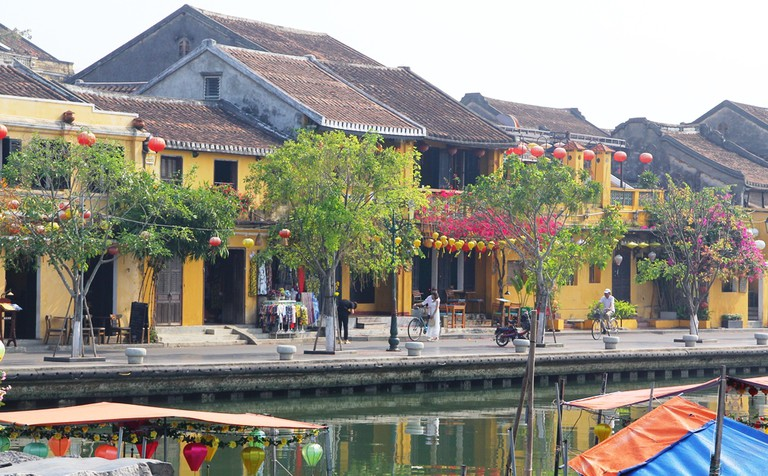
#> input picture Open_CV/assets/hoian.jpg, 768 x 476 px
$ python tutorial1.py
#> lines starting #> are read from the running program, lines starting #| are printed output that depends on the picture
import cv2

img = cv2.imread('./assets/hoian.jpg', -1)
#> img is the input picture: shape (476, 768, 3); mean B, G, R 132, 141.2, 143.7
'''
1, cv2.IMREAD_COLOR : Loads a color image. Any transparency of image will be neglected. It is the default flag.
0, cv2.IMREAD_GRAYSCALE : Loads image in grayscale mode
-1 ==default, cv2.IMREAD_UNCHANGED : Loads image as such including alpha channel
'''
img = cv2.resize(img, (400, 400))
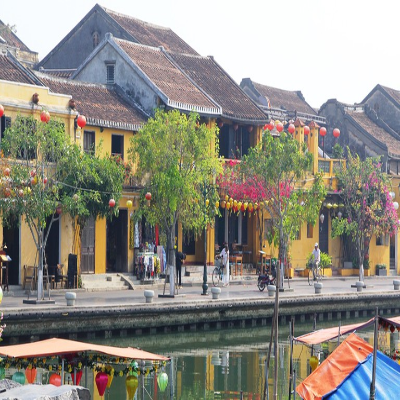
#> img: shape (400, 400, 3); mean B, G, R 131.9, 141.1, 143.6
#img = cv2.resize(img, (0, 0), fx=0.5, fy=2) # double y/height and half of x/width
img = cv2.rotate(img, cv2.ROTATE_90_COUNTERCLOCKWISE)
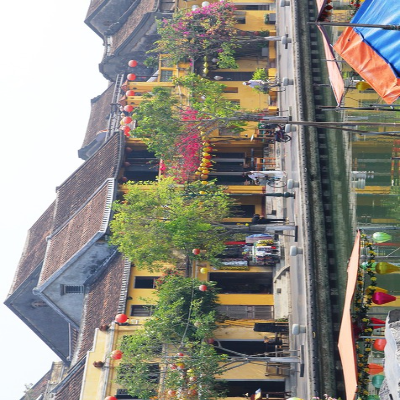
#> img: shape (400, 400, 3); mean B, G, R 131.9, 141.1, 143.6

cv2.imwrite("new_img.jpg", img)


cv2.imshow('Hoi An', img)
cv2.waitKey(0) # milliseconds , 0 == infinite, press any key to move on
cv2.destroyAllWindows()
